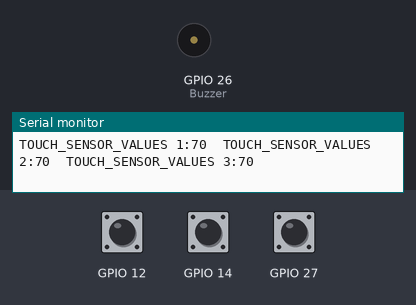
A sketch run on a simulated ESP32. Shown: buzzer (waves = sounding, pin HIGH), the last lines printed to the serial monitor. The inputs (shaded band) are chosen by the test bench; at power-on: GPIO 14 HIGH, GPIO 12 HIGH, GPIO 27 HIGH.

Above: at 3.2 s.
3.3 s: GPIO 14 pulled LOW for 0.6 s
At 4.08 s:
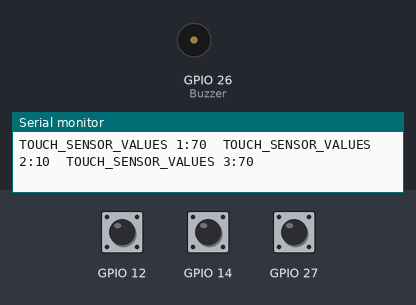
5.9 s: GPIO 12 pulled LOW for 3.2 s
At 10.1 s:
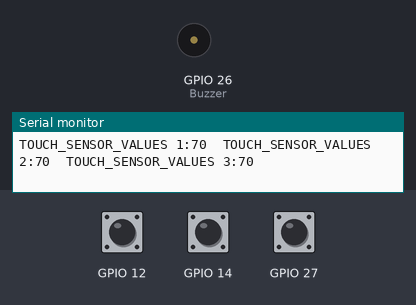
10.7 s: GPIO 14 pulled LOW for 3.2 s
At 11.84 s:
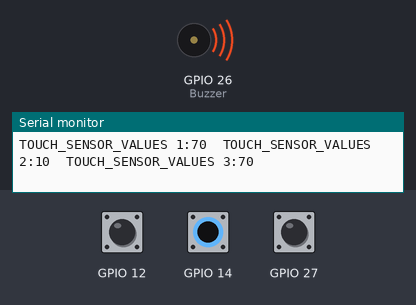
15.4 s: GPIO 27 pulled LOW for 3.2 s
At 20.6 s:
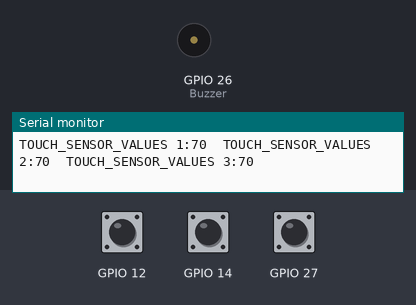
Timing chart, 0 to 21.3 s (numbered marks = the images above; inputs shaded):
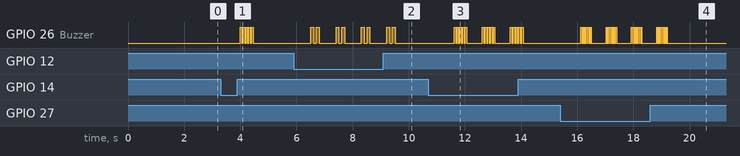

The sketch:

Banana_Piano_ESP32.ino
```cpp
#define Buzzer 26

const int VALUE_THRESHOLD = 30;

int TOUCH_SENSOR_VALUE_1;
int TOUCH_SENSOR_VALUE_2;
int TOUCH_SENSOR_VALUE_3;

void setup(){

  pinMode(Buzzer, OUTPUT);
  Serial.begin(115200);
  delay(2000);

  digitalWrite(Buzzer, LOW);
}

void loop(){

  TOUCH_SENSOR_VALUE_1 = touchRead(T5);
  TOUCH_SENSOR_VALUE_2 = touchRead(T6);
  TOUCH_SENSOR_VALUE_3 = touchRead(T7);

  Serial.print("TOUCH_SENSOR_VALUES 1:");
  Serial.print(TOUCH_SENSOR_VALUE_1);
  Serial.print("  ");
  Serial.print("TOUCH_SENSOR_VALUES 2:");
  Serial.print(TOUCH_SENSOR_VALUE_2);
  Serial.print("  ");
  Serial.print("TOUCH_SENSOR_VALUES 3:");
  Serial.print(TOUCH_SENSOR_VALUE_3);
  Serial.println(" ");
  delay(500);

  if(TOUCH_SENSOR_VALUE_1 < VALUE_THRESHOLD){
    for(int i=0; i<2; i++){
      digitalWrite(Buzzer, HIGH);
      delay(100);
      digitalWrite(Buzzer, LOW);
      delay(100);
    }
  }
  if(TOUCH_SENSOR_VALUE_2 < VALUE_THRESHOLD){
     for(int i=0; i<5; i++){
      digitalWrite(Buzzer, HIGH);
      delay(50);
      digitalWrite(Buzzer, LOW);
      delay(50);
    }
  }
  if(TOUCH_SENSOR_VALUE_3 < VALUE_THRESHOLD){
    for(int i=0; i<8; i++){
      digitalWrite(Buzzer, HIGH);
      delay(25);
      digitalWrite(Buzzer, LOW);
      delay(25);
    }
  }
  else{
    digitalWrite(2, LOW);
  }

}
```

Measured:
- after the input at 3.3 s, GPIO 26 (Buzzer): alternates HIGH for 0.05 s and LOW for 0.05 s, 10 changes in all, then stays LOW, starting after 0.71 s
- after the input at 5.9 s, GPIO 26 (Buzzer): LOW → HIGH after 0.61 s, then repeats every 0.90 s: LOW 0.10 s, HIGH 0.10 s, LOW 0.60 s, HIGH 0.10 s
- after the input at 10.7 s, GPIO 26 (Buzzer): LOW → HIGH after 0.92 s, then repeats every 1.0 s: 4 × (LOW 0.05 s, HIGH 0.05 s), LOW 0.55 s, HIGH 0.05 s
- after the input at 15.4 s, GPIO 26 (Buzzer): LOW → HIGH after 0.73 s, then repeats every 0.90 s: 7 × (LOW 0.03 s, HIGH 0.03 s), LOW 0.53 s, HIGH 0.03 s, until it stays LOW from 19.2 s
